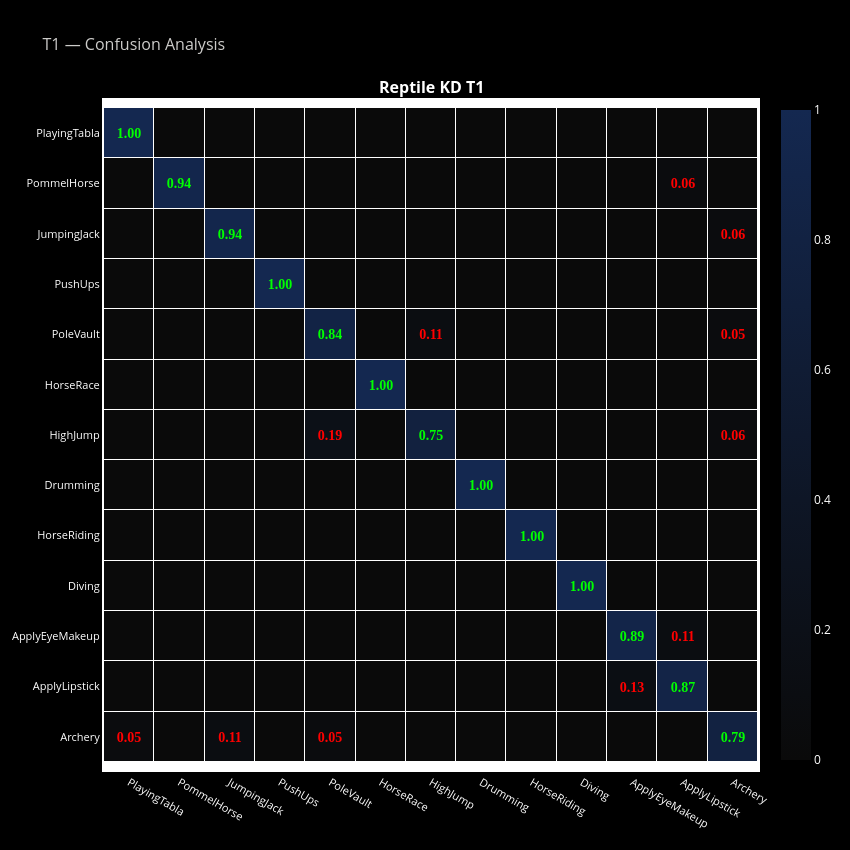

Notebook code for this chart:
### Code cell
plot_confusion({k: results_t1[k] for k in results_t1.keys() if "Reptile KD T1" in k}, task_label="T1", global_class_names=class_names).show()

### Figure 1 — Plotly figure (JSON) as saved in the notebook; plotly's stock layout.template omitted (floating-point values rounded to 4 significant figures; data arrays with more than 128 entries replaced by an {"elided": "..."} marker saying what was removed)
{"data": [{"colorscale": [[0, "rgb(10,10,10)"], [1, "rgb(20, 40, 80)"]], "showscale": true, "text": {"elided": "13x13 str values"}, "textfont": {"family": "Arial Black", "size": 14}, "texttemplate": "%{text}", "type": "heatmap", "x": ["PlayingTabla", "PommelHorse", "JumpingJack", "PushUps", "PoleVault", "HorseRace", "HighJump", "Drumming", "HorseRiding", "Diving", "ApplyEyeMakeup", "ApplyLipstick", "Archery"], "xaxis": "x", "xgap": 1, "y": ["PlayingTabla", "PommelHorse", "JumpingJack", "PushUps", "PoleVault", "HorseRace", "HighJump", "Drumming", "HorseRiding", "Diving", "ApplyEyeMakeup", "ApplyLipstick", "Archery"], "yaxis": "y", "ygap": 1, "z": {"elided": "13x13 float values"}, "zmax": 1, "zmin": 0}], "layout": {"annotations": [{"font": {"size": 16}, "showarrow": false, "text": "<b>Reptile KD T1</b>", "x": 0.5, "xanchor": "center", "xref": "paper", "y": 1, "yanchor": "bottom", "yref": "paper"}], "font": {"color": "white"}, "height": 850, "legend": {"bgcolor": "rgba(0,0,0,0)", "font": {"size": 12}, "orientation": "h", "x": 0.5, "xanchor": "center", "y": 1.12}, "paper_bgcolor": "black", "plot_bgcolor": "white", "title": {"font": {"color": "#cdccca", "size": 16}, "text": "T1 — Confusion Analysis"}, "width": 850, "xaxis": {"anchor": "y", "domain": [0, 1], "gridcolor": "rgba(255,255,255,0.1)", "linecolor": "white", "linewidth": 2, "mirror": true, "showline": true, "tickfont": {"color": "white", "size": 11}}, "yaxis": {"anchor": "x", "autorange": "reversed", "domain": [0, 1], "linecolor": "white", "linewidth": 2, "mirror": true, "scaleanchor": "x", "scaleratio": 1, "showline": true, "tickfont": {"color": "white", "size": 11}}}}
